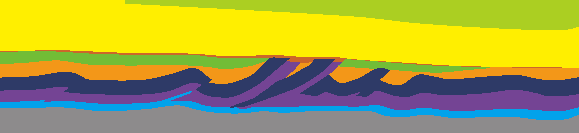
#> input picture Data/input/1.bmp, 579 x 133 px, found by its file name
$ python script_area_depth.py   (older library calls are emulated)
#> lines starting #> are read from the running program, lines starting #| are printed output that depends on the picture
### other/area_depth/module_area_depth.py
# -*- coding: utf-8 -*-
"""
Created on Thu Jan 11 15:06:28 2018

@author:Wei Huajing
@company:Nanjing University
@e-mail:jerryweihuajing@126.com

@title：基于面积守恒s的平衡恢复函数库
@目标：
1 自动读取颜色rgb和灰度（由浅到深） OK
2 读取输入图片的方式改为由路径读取  OK
3 深度由min()函数来确定 OK
4 unit即比例尺由输入导入 OK
5 导出函数
  1)导出bmp图片的函数 OK
  2)导出缩短量和缩短率计算结果（文本格式）
6 测试随机模型 OK
7* 所有输入界面化,所有输出美观化
8* 尝试加入断层的解释（深度学习与神经网络方法）
9* 三种平衡恢复方法：
   1)基于面积 OK
   2)基于断层拉伸
   3)基于层长
   不同的处理方法适用于不同的模型
习惯：函数用大写字母，变量名用下划线
"""

from PIL import Image
import numpy as np
import matplotlib.pyplot as plt
import os

#==============================================================================
#rgb转灰度的函数
# [11 lines left out: function rgb2gray, not called in this run]

#==============================================================================
#输入路径path，读取图片，生成图片的rgb和灰度矩阵函数
#参数show表示图片预览参数：默认为None，rgb表示开启rgb预览，gray表示灰度预览
def LoadImage(load_path,show=None):

    img=Image.open(load_path)
#> img is the input picture: PIL image 579x133 RGB; mean R, G, B 167.1, 165.6, 70
    img_rgb=np.array(img)

    if show is 'rgb':

        #plt以数组的形式表示图片，PIL.Image表示Image类型的图片
        #显示rgb图像

        plt.figure()
        plt.imshow(img_rgb)
        Image.fromarray(img_rgb).show()

    return img_rgb

#==============================================================================
"""不需要coreldraw修图的应急措施"""
#给图像矩阵增加上顶面（一般为白色）或下底面（基底色）
#操作对象为img_rgb
#上顶面增加add_top行
#改变返回值类型很重要！
def AddTop(img_rgb,add_top):

    #白色的RGB
#> called with add_top = 10
    rgb_white=np.array([255,255,255])

    new_rgb=np.full((np.shape(img_rgb)[0]+add_top,np.shape(img_rgb)[1],3),rgb_white)
    new_rgb[-np.shape(img_rgb)[0]:,-np.shape(img_rgb)[1]:,:]=img_rgb[:,:,:]
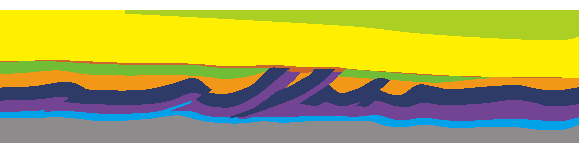
#> new_rgb: shape (143, 579, 3) int64; mean R, G, B 173.3, 171.9, 82.9

    return new_rgb.astype(img_rgb.dtype)

#下底面增加add_bottom行
def AddBottom(img_rgb,add_bottom):

#> called with add_bottom = 10
    rgb_base=img_rgb[-1,-1]
#> rgb_base = [141, 139, 140]

    new_rgb=np.full((np.shape(img_rgb)[0]+add_bottom,np.shape(img_rgb)[1],3),rgb_base)
#> new_rgb: shape (153, 579, 3)
    new_rgb[:np.shape(img_rgb)[0],:np.shape(img_rgb)[1],:]=img_rgb[:,:,:]
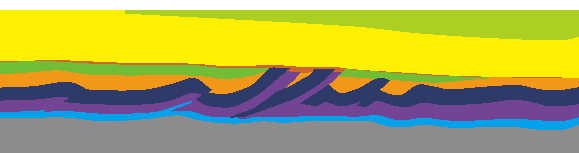
#> new_rgb: shape (153, 579, 3); mean R, G, B 171.2, 169.7, 86.6

    return new_rgb.astype(img_rgb.dtype)

#==============================================================================
#将rgb值矩阵转化为灰度值矩阵
# [12 lines left out: function GenerateImgGray, not called in this run]

#==============================================================================
#创建rgb和灰度列表和灰度和rgb的映射字典的函数
def GenerateListAndDict(img_rgb,well):

    #rgb数组
#> called with well = 10
    rgb_list=[]

    #灰度数组
    tag_list=[]

    #以第j列为例拾取颜色，获取地层的gray和rgb值
    '''well很关键！'''
    j=well

    #计数器，后来发展为标签
    count=0

    for i in range(np.shape(img_rgb)[0]):

        if list(img_rgb[i,j]) not in rgb_list:

            rgb_list.append(list(img_rgb[i,j]))
            count+=1
            tag_list.append(count)
#> after the loop, count = 9; rgb_list = [[255, 255, 255], [255, 239, 0], [204, 102, 42], [114, 189, 54], [243, 151, 24], [46, 58, 103], [116, 68, 148], [2, 162, 235], [141, 139, 140]]; tag_list = [1, 2, 3, 4, 5, 6, 7, 8, 9]

    #建立tag和rgb的映射字典
    color_dict={}

    for i in range(len(rgb_list)):

        color_dict[tag_list[i]]=rgb_list[i]
#> this loop made 9 passes
#> after the loop, color_dict = 9 items

    return rgb_list,tag_list,color_dict

#==============================================================================
#生成图片的索引Tag矩阵
def GenerateImgTag(img_rgb,color_dict):

    #计算img_tag,初始化为0
    img_tag=np.full(np.shape(img_rgb)[0:-1],0)

    for i in range(np.shape(img_rgb)[0]):

        for j in range(np.shape(img_rgb)[1]):

            for k in range(1,len(color_dict)+1):

                if color_dict[k]==list(img_rgb[i,j]):

                    img_tag[i,j]=k

    return img_tag

#==============================================================================
#计算各层的像素点数量，索引为层序号，layer[0]表示空白区域
def InitLayer(tag_list,img_tag):

    layer=[]

    for k in range(len(tag_list)):

        layer.append([])

        for j in range(np.shape(img_tag)[1]):

            layer[k].append(np.sum(img_tag[:,j]==tag_list[k]))

    return layer

#==============================================================================
"""深度的确定方式：层最高点"""
#创建各层最大高度值的列表
def InitHeight(layer,height,width):

    Height=[height]

    #记录下各层催高点的位置
    temp=np.zeros((height,width))

    for j in range(width):

        sum_height=0 #临时变量

        for i in range(len(layer)):

            sum_height+=layer[i][j]
            temp[i,j]=height-sum_height

    for i in range(len(layer)-1):

        Height.append(int(temp[i].max()))

    return Height

#==============================================================================
#计算各种缩短
def Calculate(layer,Height,width):

    #计算缩短量，单位为像素点
    #缩短量
    shorten=[0]

    for i in range(1,len(layer)-1):

        length=0

        for item in layer[i]:

            length+=item

        shorten.append(length/Height[i])

    #每一期缩短之后的长度
    shorten_length=[width]

    for i in range(1,len(layer)-1):

        shorten_length.append(shorten_length[i-1]-shorten[i])

    #每一期缩短率
    shorten_rate=[0]

    for i in range(1,len(layer)-1):

        #最后一期的长度作分母
        shorten_rate.append(shorten[i]/shorten_length[-1])

    #总缩短量
    shorten_sum=0

    #总缩短率
    shorten_rate_sum=0

    for i in range(1,len(layer)-1):

        shorten_sum+=shorten[i]
        shorten_rate_sum+=shorten_rate[i]

    #各阶段缩短率之和,初始阶段显然为0
    rate=[0]

    for k in range(1,len(layer)-1):

        rate.append(rate[-1]+shorten_rate[k])

    #各阶段的缩短量之和为(1+rate[k])*width
    #各阶段的缩短之后的长度与原长的比值为(1-shorten[k]/shorten_length[0])

    return shorten,shorten_length,shorten_sum,shorten_rate_sum,shorten_rate,rate

#==============================================================================
"""
A,B,C,D处的指数 expo
B无论组合还是bmp都为1，控制地层厚度
A和C本质是一样的，前者控制灰度图和rgb图的高度
D控制组合图的宽度
A=C=D=1:组合图
A=C=D=0:bmp
"""
#第n期的缩短n=0表示初期拉平状态,第n张图
def GeneratePushResult(layer,Height,width,shorten_length,tag_list,expo,tag_base,color_dict,img_rgb):

    #灰度值结果和rgb结果
    push_tag,push_rgb=[],[]

    #为了使单个图好看将图片横向压缩生成rgb_push_for_single
    rgb_push_for_single=[]

    #灰度版本
    for n in range(1,len(layer)):

        #某底层拉平的下界面
        depth=np.zeros((len(layer)-1,width))

        #将结果转化为整型
        depth=depth.astype(int)

        #最大化像素点行数（成图需要）
        """
        缩放比例：第n期次的长度和第一期的长度之比
        ratio=shorten_length[k]/shorten_length[0]
        A处
        """

        #缩放比例
        ratio=shorten_length[n-1]/shorten_length[0]
        draw=np.full((int(np.floor(Height[n-1]/ratio**expo)),width),tag_base)

        for j in range(width):

            for k in range(n,len(layer)-1):

                """
                缩放比例：第n期次的长度和第一期的长度之比
                ratio=shorten_length[k]/shorten_length[0]
                B处
                """

                depth[k][j]=depth[k-1][j]+np.floor(layer[k][j]/ratio**(expo+1))

                for i in range(depth[k-1][j],depth[k][j]):
                    draw[i,j]=tag_list[k]

        push_tag.append(draw)

    #rgb版本
    #初始和一二三期
    for k in range(len(layer)-1):

        #rgb数组是三维的,先填充基底
        #考虑了将矩阵行数扩大，为了subplot图好看

        """
        缩放比例：第n期次的长度和第一期的长度之比
        ratio=shorten_length[k]/shorten_length[0]
        C处和A处是一个道理
        """

        #缩放比例
        ratio=shorten_length[k]/shorten_length[0]

        #纵向
        #图形高度压缩之后的图像矩阵

        draw=np.full((int(np.floor(Height[k]/ratio**expo)),width,3),
                     np.array(color_dict[tag_base]))

        for i in range(Height[k]):

            for j in range(width):

                draw[i,j]=np.array(color_dict[push_tag[k][i,j]])

        #将映射后的矩阵转化为和原图相同的格式
        push_rgb.append(draw.astype(img_rgb.dtype))

        """不能插值！因为颜色是唯一的，不可平滑，只能四舍五入像素点！"""
        #横向
        #宽度压缩之后的图像矩阵
        new_push_rgb=np.full((len(push_rgb[k]),int(np.floor(shorten_length[k])),3),
                             np.array(color_dict[tag_base]))

        for i in range(np.shape(new_push_rgb)[0]):

            for j in range(np.shape(new_push_rgb)[1]):

                new_push_rgb[i,j]=push_rgb[k][i,int(np.round(j/ratio))]

        #每一期的结果都存入rgb_push_for_single列表当中

        rgb_push_for_single.append(new_push_rgb)

    return push_rgb,rgb_push_for_single

#==============================================================================
#生成组合图
#title表示是否输出图名(ON/OFF),默认为OFF
# [146 lines left out: functions ShowSubplot, PrintResult, ShowSingle, not called in this run]


### other/area_depth/script_area_depth.py
# -*- coding: utf-8 -*-
"""
Created on Wed Jan 10 14:36:30 2018

@author:Wei Huajing
@company:Nanjing University
@e-mail:jerryweihuajing@126.com

@title：基于面积守恒的平衡恢复脚本

@需要输入的参数：
1 图片名
2 剖面长度
"""

import numpy as np
from matplotlib.font_manager import FontProperties
import module_area_depth as whj

#动态修改字体，需要在可视化参数中添加fontproperties=font
font=FontProperties(fname=r"C:\Windows\Fonts\Simsun.ttc",size=12)

"""No表示第No条剖面"""
#No=2

"""控制台中输入文件名,加r表示绝对路径"""
#加载路径
load_path=r'C:\Users\whj\Desktop\Spyder\平衡恢复\例\1.bmp'

#读取图片并创建图像矩阵
img_rgb=whj.LoadImage(load_path)

#"""在必要时增加行"""
#
#"""第三层拾取不了"""
#

#顶面184:None BB:10
img_rgb=whj.AddTop(img_rgb,10)

#底面:184:300  BB:200
img_rgb=whj.AddBottom(img_rgb,10)

#plt.imshow(img_rgb)

"""请输入获取地层rgb的well"""
#建立颜色标签
#创建rgb和tag列表和灰度和rgb的映射字典
rgb_list,tag_list,color_dict=whj.GenerateListAndDict(img_rgb,well=10)
#> tag_list = [1, 2, 3, 4, 5, 6, 7, 8, 9]; color_dict = 9 items

"""
请输入剖面长度（km）
BB：84.25
184：62.15
"""

#请输入剖面长度（km）
profile_length=84.25

img_tag=whj.GenerateImgTag(img_rgb,color_dict)
#> after the loop in GenerateImgTag, `for i in range(np.shape(img_rgb)[0]):`:
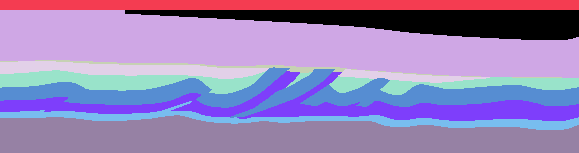
#> img_tag: shape (153, 579) int64; 10 distinct labels, from 0 to 9; one colour per label, 0 black

#计算各层的像素点数量
layer=whj.InitLayer(tag_list,img_tag)
#> the loop in InitLayer, `for k in range(len(tag_list)): ` made 9 passes
#> layer = 9 items

#原图的宽度和高度
(height,width)=np.shape(img_tag)
#> height = 153; width = 579

#创建各层最大高度值的列表
Height=whj.InitHeight(layer,height,width)
#> in InitHeight, `temp=np.zeros((height,width))`: temp: shape (153, 579) float64; every value is 0
#> after the loop in InitHeight, `for j in range(width):`:
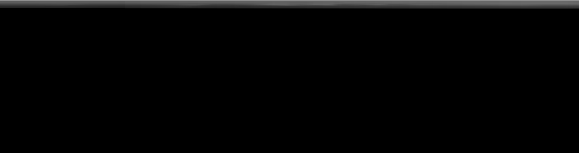
#> temp: shape (153, 579) float64; min 0, max 143, mean 4.5
#> the loop in InitHeight, `for i in range(len(layer)-1): ` made 8 passes
#> after the loop in InitHeight, `for i in range(len(layer)-1):`: Height = [153, 143, 106, 105, 105, 99, 83, 64, 55]
#> Height = [153, 143, 106, 105, 105, 99, 83, 64, 55]

#计算缩短量，缩短后的长度，每一期缩短率，各阶段缩短率之和
shorten,shorten_length,shorten_sum,shorten_rate_sum,shorten_rate,rate=whj.Calculate(layer,Height,width)
#> the loop in Calculate, `for i in range(1,len(layer)-1): ` made 7 passes
#> after the loop in Calculate, `for i in range(1,len(layer)-1):`: shorten = [0, 179.4, 8.4, 34.6, 51.34, 98.16, 97.1, 60.34]
#> after the loop in Calculate, `for i in range(1,len(layer)-1):`: shorten_length = [579, 399.6, 391.2, 356.6, 305.2, 207.1, 110, 49.63]
#> the loop in Calculate, `for i in range(1,len(layer)-1):` made 7 passes
#> after the loop in Calculate, `for i in range(1,len(layer)-1):`: shorten_rate = [0, 3.62, 0.169, 0.697, 1.03, 1.98, 1.96, 1.22]
#> the loop in Calculate, `for i in range(1,len(layer)-1): ` made 7 passes
#> (shorten_sum, shorten_rate_sum) on passes 1 to 7: (179.4, 3.62), (187.8, 3.78), (222.4, 4.48), (273.8, 5.52), (371.9, 7.49), (469, 9.45), (529.4, 10.67)
#> after the loop in Calculate, `for i in range(1,len(layer)-1):`: shorten_rate_sum = 10.67; shorten_sum = 529.4
#> the loop in Calculate, `for k in range(1,len(layer)-1): ` made 7 passes
#> after the loop in Calculate, `for k in range(1,len(layer)-1):`: rate = [0, 3.62, 3.78, 4.48, 5.52, 7.49, 9.45, 10.67]
#> shorten = [0, 179.4, 8.4, 34.6, 51.34, 98.16, 97.1, 60.34]; shorten_sum = 529.4; shorten_rate_sum = 10.67; shorten_rate = [0, 3.62, 0.169, 0.697, 1.03, 1.98, 1.96, 1.22]; rate = [0, 3.62, 3.78, 4.48, 5.52, 7.49, 9.45, 10.67]

#expo:1生成组合图 0生成多张单图
expo=1

#基底的tag
tag_base=tag_list[-1]
#> tag_base = 9

#生成推像素点之后的rgb矩阵
push_rgb,rgb_push_for_single=whj.GeneratePushResult(layer,Height,width,shorten_length,tag_list,expo,tag_base,color_dict,img_rgb)
#> the loop in GeneratePushResult, `for n in range(1,len(layer)):` made 6 passes
#> ratio on passes 1 to 6: 1, 0.69, 0.676, 0.616, 0.527, 0.358
#> after the loop in GeneratePushResult, `for n in range(1,len(layer)):`:
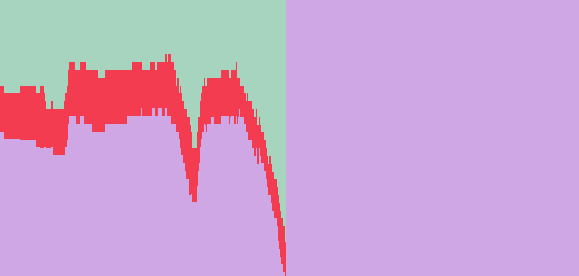
#> draw: shape (276, 579) int64; 3 distinct labels, from 7 to 9; one colour per label, 0 black
#> after the loop in GeneratePushResult, `for n in range(1,len(layer)):`: push_tag = 5 items
#> (the run stopped early here; a loop or call above may not have finished)

$ run again, with Data/input/2.bmp copied over Data/input/1.bmp
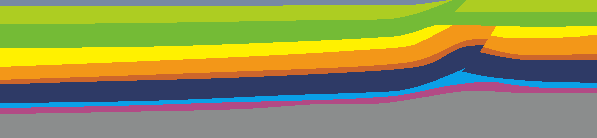
#> input picture Data/input/2.bmp, 597 x 138 px, found by its file name
#> in LoadImage, img is the input picture: PIL image 597x138 RGB; mean R, G, B 145.7, 147.7, 85.9
#> rgb_base = [139, 141, 141]
#> after the loop in GenerateListAndDict, `for i in range(np.shape(img_rgb)[0]):`: count = 11; rgb_list = [[255, 255, 255], [119, 137, 164], [173, 205, 34], [116, 187, 54], [255, 241, 0], [243, 151, 24], [205, 102, 43], [46, 58, 102], [10, 160, 231], [178, 74, 133], [139, 141, 141]]; tag_list = [1, 2, 3, 4, 5, 6, 7, 8, 9, 10, 11]
#> the loop in GenerateListAndDict, `for i in range(len(rgb_list)): ` made 11 passes
#> after the loop in GenerateListAndDict, `for i in range(len(rgb_list)):`: color_dict = 11 items
#> `rgb_list,tag_list,color_dict=whj.GenerateListAndDict(img_rgb,well=10)`: tag_list = [1, 2, 3, 4, 5, 6, 7, 8, 9, 10, 11]; color_dict = 11 items
#> after the loop in GenerateImgTag, `for i in range(np.shape(img_rgb)[0]):`:
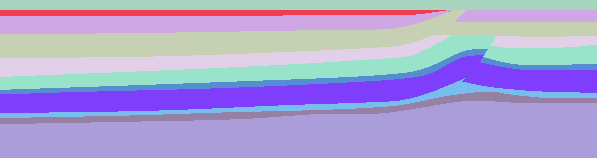
#> img_tag: shape (158, 597) int64; 11 distinct labels, from 1 to 11; one colour per label, 0 black
#> the loop in InitLayer, `for k in range(len(tag_list)): ` made 11 passes
#> after the loop in InitHeight, `for j in range(width):`:
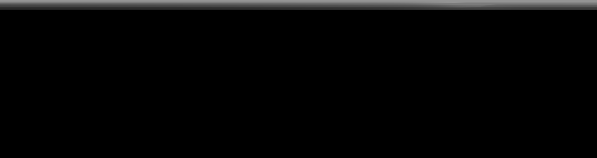
#> temp: shape (158, 597) float64; min 0, max 148, mean 5.9
#> the loop in InitHeight, `for i in range(len(layer)-1): ` made 10 passes
#> after the loop in InitHeight, `for i in range(len(layer)-1):`: Height = [158, 148, 148, 148, 123, 123, 109, 103, 78, 66, 57]
#> the loop in Calculate, `for i in range(1,len(layer)-1): ` made 9 passes
#> after the loop in Calculate, `for i in range(1,len(layer)-1):`: shorten = [0, 16.5, 57.38, 81.22, 59.02, 74.46, 30.41, 120.3, 41.68, 57.02]
#> after the loop in Calculate, `for i in range(1,len(layer)-1):`: shorten_length = [597, 580.5, 523.1, 441.9, 382.9, 308.4, 278, 157.7, 116, 58.99]
#> the loop in Calculate, `for i in range(1,len(layer)-1):` made 9 passes
#> after the loop in Calculate, `for i in range(1,len(layer)-1):`: shorten_rate = [0, 0.28, 0.973, 1.38, 1, 1.26, 0.516, 2.04, 0.707, 0.966]
#> the loop in Calculate, `for i in range(1,len(layer)-1): ` made 9 passes
#> (shorten_sum, shorten_rate_sum) on passes 1 to 8: (16.5, 0.28), (73.88, 1.25), (155.1, 2.63), (214.1, 3.63), (288.6, 4.89), (319, 5.41), (439.3, 7.45), (481, 8.15)
#> after the loop in Calculate, `for i in range(1,len(layer)-1):`: shorten_rate_sum = 9.12; shorten_sum = 538
#> the loop in Calculate, `for k in range(1,len(layer)-1): ` made 9 passes
#> after the loop in Calculate, `for k in range(1,len(layer)-1):`: rate = [0, 0.28, 1.25, 2.63, 3.63, 4.89, 5.41, 7.45, 8.15, 9.12]
#> `shorten,shorten_length,shorten_sum,shorten_rate_sum,shorten_rate,rate=..`: shorten_sum = 538; shorten_rate_sum = 9.12
#> tag_base = 11
#> the loop in GeneratePushResult, `for n in range(1,len(layer)):` made 10 passes
#> ratio on passes 1 to 8: 1, 0.972, 0.876, 0.74, 0.641, 0.517, 0.466, 0.264
#> after the loop in GeneratePushResult, `for n in range(1,len(layer)):`: push_tag = 10 items
#> the loop in GeneratePushResult, `for k in range(len(layer)-1):` made 10 passes
#> the loop in ShowSubplot, `for k in range(min(4,len(push_rgb))):` made 4 passes
#> the loop in ShowSubplot, `for k in range(4,len(push_rgb)): ` made 6 passes
#> unit = 7.09
#| 初始长度：84.25km
#> the loop in PrintResult, `for i in range(len(shorten)): ` made 10 passes
#| 第0期长度：84.25km，拉张量： 0.00km
#| 第1期长度：81.92km，拉张量： 2.33km
#| 第2期长度：73.82km，拉张量： 8.10km
#| 第3期长度：62.36km，拉张量：11.46km
#| 第4期长度：54.03km，拉张量： 8.33km
#> (further printed lines are left out)
#| 总拉张量：75.92km，拉张率：911.99%
